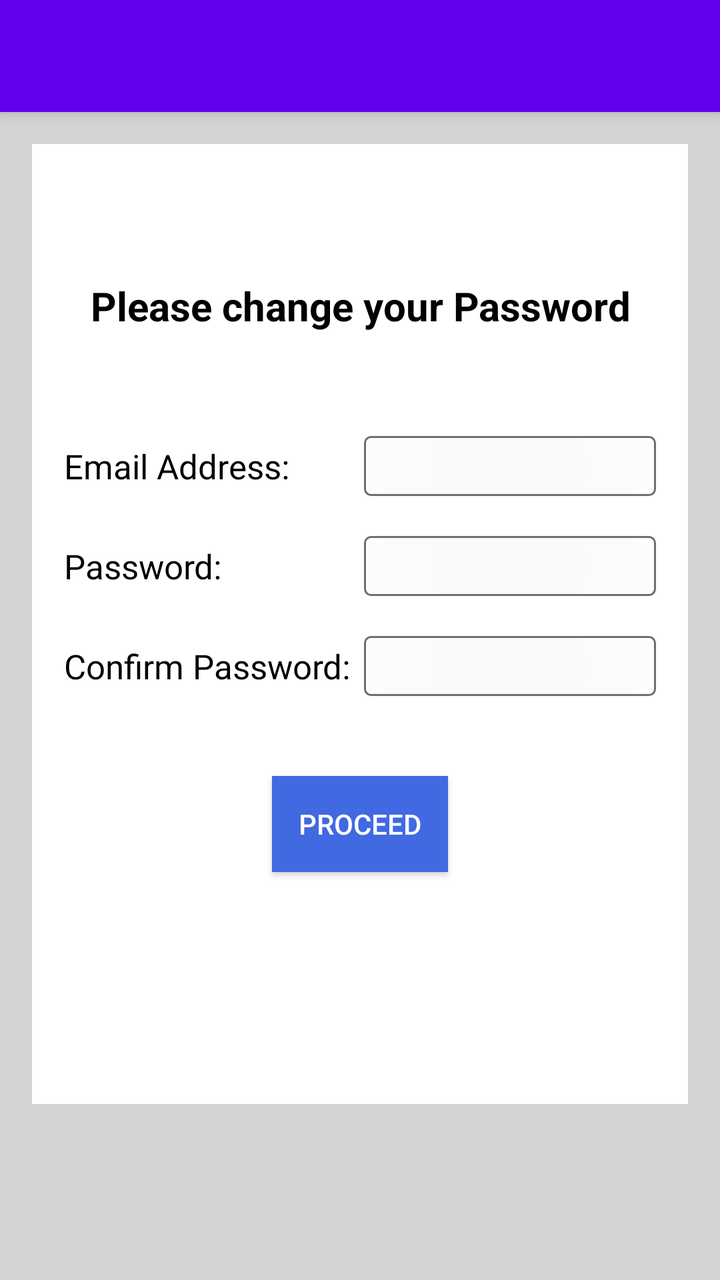
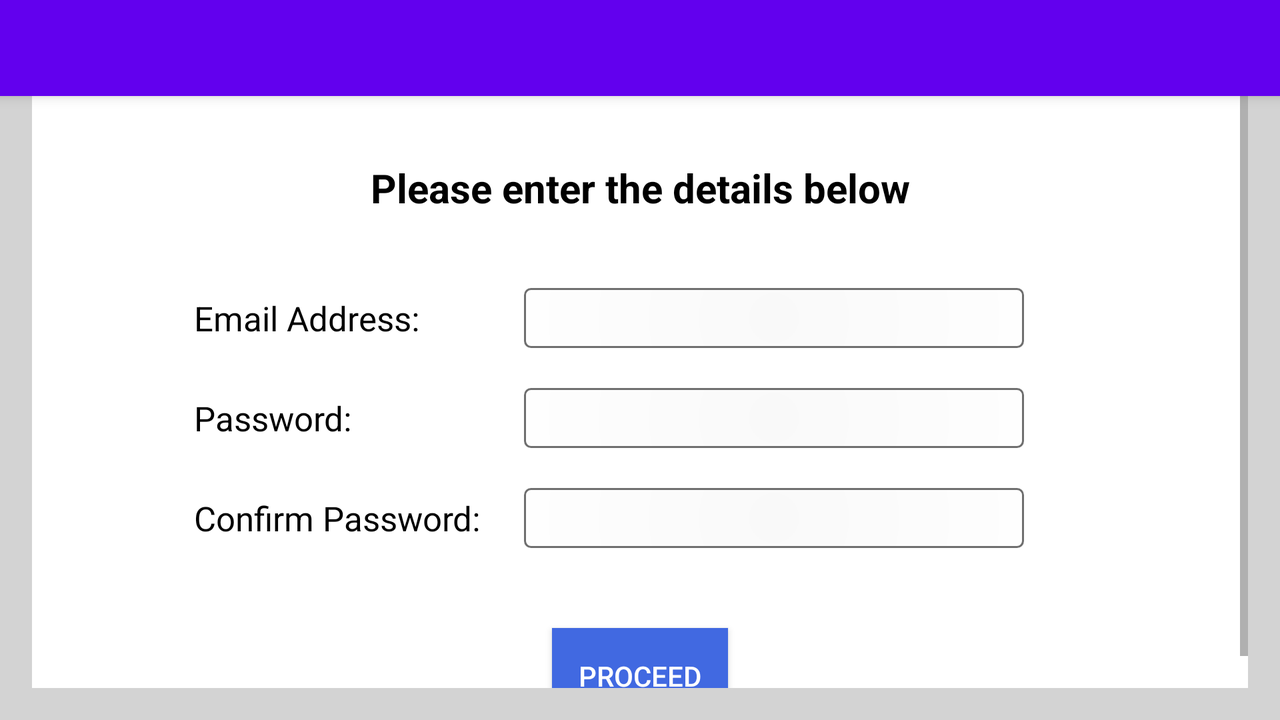

Compare how this app lays out the same screen by default and in its alternative resource folder. The renders come first, then the two layout files and the values they reference.
<!-- AndroidManifest.xml: application theme AppTheme -->
<!-- res/layout/activity_registration.xml -->
<?xml version="1.0" encoding="utf-8"?>
<android.support.design.widget.CoordinatorLayout xmlns:android="http://schemas.android.com/apk/res/android"
    xmlns:app="http://schemas.android.com/apk/res-auto"
    xmlns:tools="http://schemas.android.com/tools"
    android:layout_width="match_parent"
    android:layout_height="match_parent"
    android:fitsSystemWindows="true"
    tools:context="com.example.vivek.collegemanagementsystem.Registration">

    <android.support.design.widget.AppBarLayout
        android:layout_width="match_parent"
        android:layout_height="wrap_content"
        android:theme="@style/AppTheme.AppBarOverlay">

        <android.support.v7.widget.Toolbar
            android:id="@+id/toolbar"
            android:layout_width="match_parent"
            android:layout_height="?attr/actionBarSize"
            android:background="?attr/colorPrimary"
            app:popupTheme="@style/AppTheme.PopupOverlay" />

    </android.support.design.widget.AppBarLayout>

    <ScrollView xmlns:android="http://schemas.android.com/apk/res/android"
        xmlns:app="http://schemas.android.com/apk/res-auto"
        xmlns:tools="http://schemas.android.com/tools"
        android:layout_width="match_parent"
        android:layout_height="match_parent"
        android:background="@color/LightGrey"
        android:paddingBottom="@dimen/activity_vertical_margin"
        android:paddingLeft="@dimen/activity_horizontal_margin"
        android:paddingRight="@dimen/activity_horizontal_margin"
        android:paddingTop="@dimen/activity_vertical_margin"
        app:layout_behavior="@string/appbar_scrolling_view_behavior"
        tools:context="com.example.vivek.collegemanagementsystem.Registration"
        >

        <RelativeLayout
            xmlns:android="http://schemas.android.com/apk/res/android"
            xmlns:tools="http://schemas.android.com/tools"
            android:layout_width="match_parent"
            android:layout_height="480dp"
            android:background="@color/White"
            android:paddingBottom="@dimen/activity_vertical_margin"
            android:paddingLeft="@dimen/activity_horizontal_margin"
            android:paddingRight="@dimen/activity_horizontal_margin"
            android:paddingTop="@dimen/activity_vertical_margin"
            tools:context="com.example.acadgild.miniproject.Registration"
            >

            <TextView
                style="@style/Registration_TextView"
                android:layout_marginTop="50dp"
                android:layout_width="350dp"
                android:text="Please change your Password"
                android:gravity="center"
                android:textSize="20sp"
                android:textColor="@color/Black"
                android:textStyle="bold" />

            <TextView
                style="@style/Registration_TextView"
                android:id="@+id/Text1"
                android:layout_marginTop="130dp"
                android:text="Email Address: "
                />

            <TextView
                style="@style/Registration_TextView"
                android:id="@+id/Text2"
                android:layout_below="@+id/Text1"
                android:layout_marginTop="20dp"
                android:text="Password: "
                />

            <TextView
                style="@style/Registration_TextView"
                android:id="@+id/Text3"
                android:layout_below="@+id/Text2"
                android:layout_marginTop="20dp"
                android:text="Confirm Password: "
                />



            <TextView
                style="@style/Registration_EditText"
                android:id="@+id/Registration_EmailAddress"
                android:layout_alignTop="@+id/Text1"
                android:layout_toEndOf="@+id/Text1"
                android:enabled="false"
                android:maxLength="50" />

            <EditText
                style="@style/Registration_EditText"
                android:id="@+id/Registration_Password"
                android:layout_alignTop="@+id/Text2"
                android:layout_toEndOf="@+id/Text1"
                android:inputType="textPassword"
                android:maxLength="15" />

            <EditText
                style="@style/Registration_EditText"
                android:id="@+id/Registration_ConfirmPassword"
                android:layout_alignTop="@+id/Text3"
                android:layout_toEndOf="@+id/Text1"
                android:inputType="textPassword"
                android:maxLength="15" />


            <Button
                android:id="@+id/Registration_ProceedButton"
                android:layout_width="wrap_content"
                android:layout_height="wrap_content"
                android:layout_below="@+id/Text3"
                android:layout_centerHorizontal="true"
                android:layout_marginStart="55dp"
                android:layout_marginTop="40dp"
                android:background="@color/RoyalBlue"
                android:onClick="onClickProceedButton"
                android:text="PROCEED"
                android:textColor="@color/White"
                />

        </RelativeLayout>

    </ScrollView>


</android.support.design.widget.CoordinatorLayout>
<!-- resources referenced by this layout -->
<resources>
  <color name="Black">#000000</color>
  <color name="LightGrey">#D3D3D3</color>
  <color name="RoyalBlue">#4169E1</color>
  <color name="White">#FFFFFF</color>
  <dimen name="activity_horizontal_margin">16dp</dimen>
  <dimen name="activity_vertical_margin">16dp</dimen>
  <style name="AppTheme.AppBarOverlay" parent="ThemeOverlay.AppCompat.Dark.ActionBar" />
  <style name="AppTheme.PopupOverlay" parent="ThemeOverlay.AppCompat.Light" />
  <style name="Registration_EditText">
          <item name="android:layout_width">@dimen/Registration_EditText_Width</item>
          <item name="android:layout_height">@dimen/Registration_TextView_Height</item>
          <item name="android:background">@drawable/login_edit_text_style</item>
          <item name="android:gravity">center_vertical</item>
          <item name="android:textColor">@color/Black</item>
          <item name="android:textSize">@dimen/Registration_TextView_TextSize</item>
      </style>
  <style name="Registration_TextView">
          <item name="android:layout_width">@dimen/Registration_TextView_Width</item>
          <item name="android:layout_height">@dimen/Registration_TextView_Height</item>
          <item name="android:gravity">center_vertical</item>
          <item name="android:textColor">@color/Black</item>
          <item name="android:textSize">@dimen/Registration_TextView_TextSize</item>
      </style>
  <style name="AppTheme" parent="Theme.AppCompat.Light.DarkActionBar">
          
          <item name="colorPrimary">@color/colorPrimary</item>
          <item name="colorPrimaryDark">@color/colorPrimaryDark</item>
          <item name="colorAccent">@color/colorAccent</item>
      </style>
  <dimen name="Registration_EditText_Width">180dp</dimen>
  <dimen name="Registration_TextView_Height">30dp</dimen>
  <!-- drawable login_edit_text_style (drawable) -->
  <?xml version="1.0" encoding="utf-8" ?>
  <shape xmlns:android="http://schemas.android.com/apk/res/android"
      android:thickness="1dp"
      android:shape="rectangle">
      <stroke android:width="1dp"
          android:color="#6F6F6F"/>
      <corners android:radius="3dp" />
      <gradient
          android:startColor="#F9F9F9"
          android:endColor="#FFFFFF"
          android:type="radial"
          android:gradientRadius="150dp"
          />
  
  </shape>
  <dimen name="Registration_TextView_TextSize">17sp</dimen>
  <dimen name="Registration_TextView_Width">150dp</dimen>
</resources>
<!-- res/layout-land/activity_registration.xml (the repository's variant of the layout above) -->
<!-- drawn on the phone turned sideways -->
<?xml version="1.0" encoding="utf-8"?>
<android.support.design.widget.CoordinatorLayout xmlns:android="http://schemas.android.com/apk/res/android"
    xmlns:app="http://schemas.android.com/apk/res-auto"
    xmlns:tools="http://schemas.android.com/tools"
    android:layout_width="match_parent"
    android:layout_height="match_parent"
    android:fitsSystemWindows="true"
    tools:context="com.example.vivek.collegemanagementsystem.Registration">

    <android.support.design.widget.AppBarLayout
        android:layout_width="match_parent"
        android:layout_height="wrap_content"
        android:theme="@style/AppTheme.AppBarOverlay">

        <android.support.v7.widget.Toolbar
            android:id="@+id/toolbar"
            android:layout_width="match_parent"
            android:layout_height="?attr/actionBarSize"
            android:background="?attr/colorPrimary"
            app:popupTheme="@style/AppTheme.PopupOverlay" />

    </android.support.design.widget.AppBarLayout>

    <ScrollView xmlns:android="http://schemas.android.com/apk/res/android"
        xmlns:app="http://schemas.android.com/apk/res-auto"
        xmlns:tools="http://schemas.android.com/tools"
        android:layout_width="match_parent"
        android:layout_height="wrap_content"
        android:background="@color/LightGrey"
        android:paddingBottom="@dimen/activity_vertical_margin"
        android:paddingLeft="@dimen/activity_horizontal_margin"
        android:paddingRight="@dimen/activity_horizontal_margin"
        app:layout_behavior="@string/appbar_scrolling_view_behavior"
        tools:context="com.example.vivek.collegemanagementsystem.Registration"
        >

        <RelativeLayout
            xmlns:android="http://schemas.android.com/apk/res/android"
            xmlns:tools="http://schemas.android.com/tools"
            android:layout_width="match_parent"
            android:layout_height="wrap_content"
            android:background="@color/White"
            android:paddingBottom="@dimen/activity_vertical_margin"
            android:paddingLeft="@dimen/activity_horizontal_margin"
            android:paddingRight="@dimen/activity_horizontal_margin"
            android:paddingTop="@dimen/activity_vertical_margin"
            tools:context="com.example.acadgild.miniproject.Registration"
            >

            <TextView
                style="@style/Registration_TextView"
                android:layout_marginTop="15dp"
                android:layout_width="350dp"
                android:layout_centerHorizontal="true"
                android:text="Please enter the details below"
                android:gravity="center"
                android:textSize="20sp"
                android:textColor="@color/Black"
                android:textStyle="bold" />

            <TextView
                style="@style/Registration_TextView"
                android:id="@+id/Text1"
                android:layout_marginTop="80dp"
                android:layout_marginStart="65dp"
                android:text="Email Address: "
                />

            <TextView
                style="@style/Registration_TextView"
                android:id="@+id/Text2"
                android:layout_below="@+id/Text1"
                android:layout_marginTop="20dp"
                android:layout_marginStart="65dp"
                android:text="Password: "
                />

            <TextView
                style="@style/Registration_TextView"
                android:id="@+id/Text3"
                android:layout_below="@+id/Text2"
                android:layout_marginTop="20dp"
                android:layout_marginStart="65dp"
                android:text="Confirm Password: "
                />


            <TextView
                style="@style/Registration_EditText"
                android:layout_width="250dp"
                android:id="@+id/Registration_EmailAddress"
                android:layout_alignTop="@+id/Text1"
                android:layout_toEndOf="@+id/Text1"
                android:enabled="false"
                android:layout_marginStart="15dp"
                android:maxLength="50" />

            <EditText
                style="@style/Registration_EditText"
                android:layout_width="250dp"
                android:id="@+id/Registration_Password"
                android:layout_alignTop="@+id/Text2"
                android:layout_toEndOf="@+id/Text2"
                android:inputType="textPassword"
                android:layout_marginStart="15dp"
                android:maxLength="15" />

            <EditText
                style="@style/Registration_EditText"
                android:layout_width="250dp"
                android:id="@+id/Registration_ConfirmPassword"
                android:layout_alignTop="@+id/Text3"
                android:layout_toEndOf="@+id/Text3"
                android:inputType="textPassword"
                android:layout_marginStart="15dp"
                android:maxLength="15" />


            <Button
                android:id="@+id/Registration_ProceedButton"
                android:layout_width="wrap_content"
                android:layout_height="wrap_content"
                android:layout_below="@+id/Text3"
                android:layout_centerHorizontal="true"
                android:layout_marginStart="55dp"
                android:layout_marginTop="40dp"
                android:background="@color/RoyalBlue"
                android:onClick="onClickProceedButton"
                android:text="PROCEED"
                android:textColor="@color/White"
                />

        </RelativeLayout>

    </ScrollView>


</android.support.design.widget.CoordinatorLayout>
